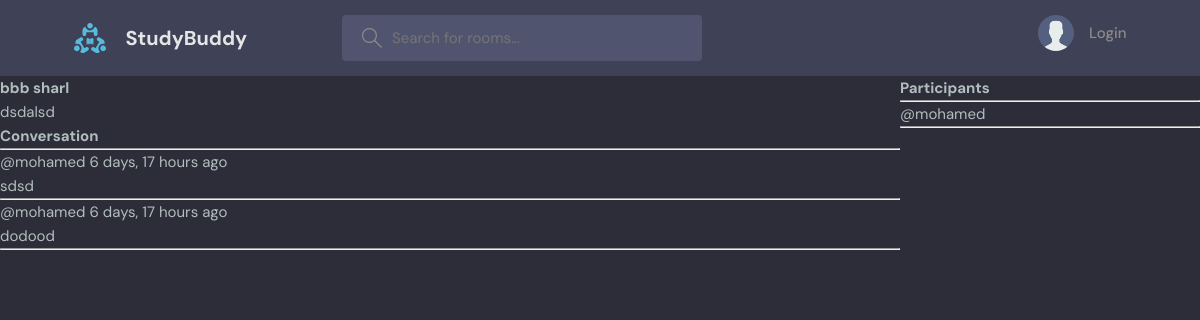
Page /room/4 on the earlier database version.
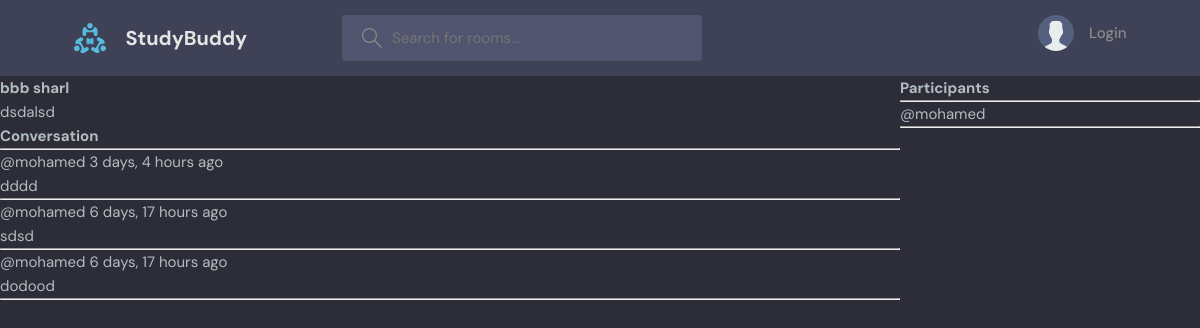
Same page on the later database version.
### base/models.py (models this page shows, shortened)
class Message(models.Model):
    user =  models.ForeignKey(User, on_delete=models.CASCADE)
    room = models.ForeignKey(Room, on_delete=models.CASCADE)
    body = models.TextField()
    updated = models.DateTimeField(auto_now=True)
    created = models.DateTimeField(auto_now_add=True)
    class Meta:
        ordering = ['-updated','-created']

### base/views.py (the view, shortened to what this page needs)
# urls.py: path('room/<str:pk>', views.room, name='room'),
def room(request,pk):
    room = Room.objects.get(id=pk)
    room_messages = room.message_set.all()
    participants = room.participants.all()
    context = {'room':room,'room_messages':room_messages,'participants':participants}
    return render(request, 'base/room.html',context)

### base/templates/base/room.html (shortened to what this page needs)
{%extends 'main.html'%}
{% block content %}
<div class="room-container">
    <div>
        <h1>{{room.name}}</h1>
        <p>{{room.description}}</p>
        <div class="comment wrapper">
            <h3>Conversation</h3>
            <hr>
            {% for message in room_messages %}
            <div>
                <small>
                    @{{message.user}} {{message.created|timesince}} ago
                    <p>{{message.body}}</p>
                    <hr>
                </small>
            </div>
            {% endfor %}
        </div>
    </div>
    <div>
        <h3>Participants</h3>
        <hr>
        {% for user in participants %}
        <div>
            <small>
                <p>@{{user.username}}</p>
                <hr>
            </small>
        {% endfor %}
    </div>
</div>
{% endblock content %}

Differences in the rows shown:
added Message: user "mohamed", created "3 days, 4 hours", body "dddd"
